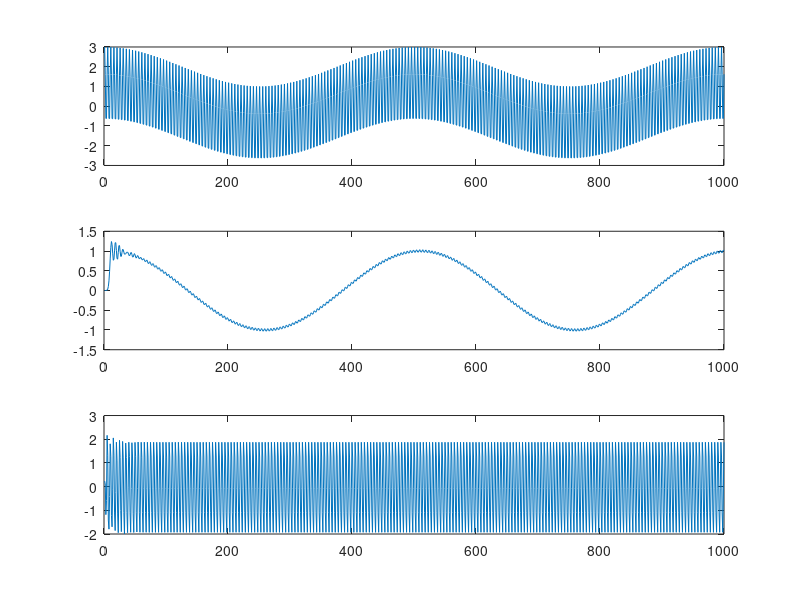

The MATLAB script that drew this image:
Ts=0.002;
f1=100;
M=1000;
n=1:M;
x=cos(2*pi*(n-1)*Ts)+2*cos(2*pi*f1*(n-1)*Ts);
subplot(3,1,1),plot(n,x);

z=cos(2*pi*(n-1)*Ts);
fc=0.326;
[b,a]=butter(16,fc,'low');
y=filter(b,a,x);
subplot(3,1,2),plot(n,y);
error=0;
for i=1:1000
    error=error+(y(i)-z(i))^2;
end
disp(error);

z=2*cos(2*pi*f1*(n-1)*Ts);
fc=[0.153,0.851];
[b,a]=butter(8,fc,'bandpass');
y=filter(b,a,x);
subplot(3,1,3),plot(n,y);
error=0;
for i=1:1000
    error=error+(y(i)-z(i))^2;
end
disp(error);